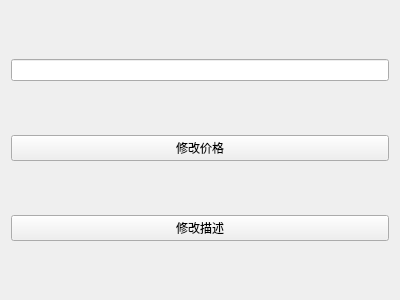
<?xml version="1.0" encoding="UTF-8"?>
<ui version="4.0">
 <class>commodityModifyWidget</class>
 <widget class="QWidget" name="commodityModifyWidget">
  <property name="geometry">
   <rect>
    <x>0</x>
    <y>0</y>
    <width>400</width>
    <height>300</height>
   </rect>
  </property>
  <property name="windowTitle">
   <string>修改商品属性</string>
  </property>
  <layout class="QVBoxLayout" name="verticalLayout">
   <item>
    <widget class="QLineEdit" name="lineEdit"/>
   </item>
   <item>
    <widget class="QPushButton" name="priceModifyPushButton">
     <property name="text">
      <string>修改价格</string>
     </property>
    </widget>
   </item>
   <item>
    <widget class="QPushButton" name="infoModifyPushButton">
     <property name="text">
      <string>修改描述</string>
     </property>
    </widget>
   </item>
  </layout>
 </widget>
 <layoutdefault spacing="6" margin="11"/>
 <tabstops>
  <tabstop>lineEdit</tabstop>
  <tabstop>priceModifyPushButton</tabstop>
  <tabstop>infoModifyPushButton</tabstop>
 </tabstops>
 <resources/>
 <connections>
  <connection>
   <sender>priceModifyPushButton</sender>
   <signal>clicked()</signal>
   <receiver>commodityModifyWidget</receiver>
   <slot>onPriceModifyPushButtonClicked()</slot>
   <hints>
    <hint type="sourcelabel">
     <x>161</x>
     <y>155</y>
    </hint>
    <hint type="destinationlabel">
     <x>169</x>
     <y>187</y>
    </hint>
   </hints>
  </connection>
  <connection>
   <sender>infoModifyPushButton</sender>
   <signal>clicked()</signal>
   <receiver>commodityModifyWidget</receiver>
   <slot>onInfoModifyPushButtonClicked()</slot>
   <hints>
    <hint type="sourcelabel">
     <x>226</x>
     <y>231</y>
    </hint>
    <hint type="destinationlabel">
     <x>245</x>
     <y>260</y>
    </hint>
   </hints>
  </connection>
 </connections>
 <slots>
  <slot>onPriceModifyPushButtonClicked()</slot>
  <slot>onInfoModifyPushButtonClicked()</slot>
 </slots>
</ui>
